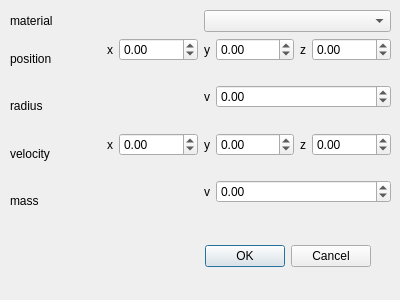
<?xml version="1.0" encoding="UTF-8"?>
<ui version="4.0">
 <class>SphereParaEdit</class>
 <widget class="QDialog" name="SphereParaEdit">
  <property name="geometry">
   <rect>
    <x>0</x>
    <y>0</y>
    <width>400</width>
    <height>300</height>
   </rect>
  </property>
  <property name="windowTitle">
   <string>Edit Sphere</string>
  </property>
  <widget class="QDialogButtonBox" name="buttonBox">
   <property name="geometry">
    <rect>
     <x>30</x>
     <y>240</y>
     <width>341</width>
     <height>32</height>
    </rect>
   </property>
   <property name="orientation">
    <enum>Qt::Horizontal</enum>
   </property>
   <property name="standardButtons">
    <set>QDialogButtonBox::Cancel|QDialogButtonBox::Ok</set>
   </property>
  </widget>
  <widget class="QWidget" name="gridLayoutWidget">
   <property name="geometry">
    <rect>
     <x>10</x>
     <y>10</y>
     <width>381</width>
     <height>211</height>
    </rect>
   </property>
   <layout class="QGridLayout" name="gridLayout">
    <item row="1" column="0">
     <widget class="QLabel" name="label_2">
      <property name="text">
       <string>position</string>
      </property>
     </widget>
    </item>
    <item row="1" column="2">
     <layout class="QFormLayout" name="formLayout_3">
      <item row="0" column="0" colspan="2">
       <layout class="QFormLayout" name="formLayout_5">
        <item row="0" column="0">
         <widget class="QLabel" name="xLabel_2">
          <property name="text">
           <string>y</string>
          </property>
         </widget>
        </item>
        <item row="0" column="1">
         <widget class="QDoubleSpinBox" name="xDoubleSpinBox_2">
          <property name="minimum">
           <double>-100.000000000000000</double>
          </property>
         </widget>
        </item>
       </layout>
      </item>
     </layout>
    </item>
    <item row="3" column="3">
     <layout class="QFormLayout" name="formLayout_10">
      <item row="0" column="0">
       <widget class="QLabel" name="xLabel_7">
        <property name="text">
         <string>z</string>
        </property>
       </widget>
      </item>
      <item row="0" column="1">
       <widget class="QDoubleSpinBox" name="xDoubleSpinBox_7">
        <property name="minimum">
         <double>-100.000000000000000</double>
        </property>
       </widget>
      </item>
     </layout>
    </item>
    <item row="1" column="1">
     <layout class="QFormLayout" name="formLayout">
      <item row="0" column="0">
       <widget class="QLabel" name="xLabel">
        <property name="text">
         <string>x</string>
        </property>
       </widget>
      </item>
      <item row="0" column="1">
       <widget class="QDoubleSpinBox" name="xDoubleSpinBox">
        <property name="minimum">
         <double>-100.000000000000000</double>
        </property>
       </widget>
      </item>
     </layout>
    </item>
    <item row="0" column="0">
     <widget class="QLabel" name="label">
      <property name="text">
       <string>material</string>
      </property>
     </widget>
    </item>
    <item row="3" column="1">
     <layout class="QFormLayout" name="formLayout_8">
      <item row="0" column="0">
       <widget class="QLabel" name="xLabel_5">
        <property name="text">
         <string>x</string>
        </property>
       </widget>
      </item>
      <item row="0" column="1">
       <widget class="QDoubleSpinBox" name="xDoubleSpinBox_5">
        <property name="minimum">
         <double>-100.000000000000000</double>
        </property>
       </widget>
      </item>
     </layout>
    </item>
    <item row="3" column="0">
     <widget class="QLabel" name="label_4">
      <property name="text">
       <string>velocity</string>
      </property>
     </widget>
    </item>
    <item row="1" column="3">
     <layout class="QFormLayout" name="formLayout_4">
      <item row="0" column="0" colspan="2">
       <layout class="QFormLayout" name="formLayout_6">
        <item row="0" column="0">
         <widget class="QLabel" name="xLabel_3">
          <property name="text">
           <string>z</string>
          </property>
         </widget>
        </item>
        <item row="0" column="1">
         <widget class="QDoubleSpinBox" name="xDoubleSpinBox_3">
          <property name="minimum">
           <double>-100.000000000000000</double>
          </property>
         </widget>
        </item>
       </layout>
      </item>
     </layout>
    </item>
    <item row="2" column="2" colspan="2">
     <layout class="QFormLayout" name="formLayout_7">
      <item row="0" column="0">
       <widget class="QLabel" name="xLabel_4">
        <property name="text">
         <string>v</string>
        </property>
       </widget>
      </item>
      <item row="0" column="1">
       <widget class="QDoubleSpinBox" name="xDoubleSpinBox_4">
        <property name="minimum">
         <double>-100.000000000000000</double>
        </property>
       </widget>
      </item>
     </layout>
    </item>
    <item row="4" column="0">
     <widget class="QLabel" name="label_5">
      <property name="text">
       <string>mass</string>
      </property>
     </widget>
    </item>
    <item row="2" column="0">
     <widget class="QLabel" name="label_3">
      <property name="text">
       <string>radius</string>
      </property>
     </widget>
    </item>
    <item row="3" column="2">
     <layout class="QFormLayout" name="formLayout_9">
      <item row="0" column="0">
       <widget class="QLabel" name="xLabel_6">
        <property name="text">
         <string>y</string>
        </property>
       </widget>
      </item>
      <item row="0" column="1">
       <widget class="QDoubleSpinBox" name="xDoubleSpinBox_6">
        <property name="minimum">
         <double>-100.000000000000000</double>
        </property>
       </widget>
      </item>
     </layout>
    </item>
    <item row="4" column="2" colspan="2">
     <layout class="QFormLayout" name="formLayout_11">
      <item row="0" column="0">
       <widget class="QLabel" name="xLabel_8">
        <property name="text">
         <string>v</string>
        </property>
       </widget>
      </item>
      <item row="0" column="1">
       <widget class="QDoubleSpinBox" name="xDoubleSpinBox_8">
        <property name="minimum">
         <double>-100.000000000000000</double>
        </property>
       </widget>
      </item>
     </layout>
    </item>
    <item row="0" column="2" colspan="2">
     <widget class="QComboBox" name="comboBox"/>
    </item>
   </layout>
  </widget>
 </widget>
 <resources/>
 <connections>
  <connection>
   <sender>buttonBox</sender>
   <signal>accepted()</signal>
   <receiver>SphereParaEdit</receiver>
   <slot>accept()</slot>
   <hints>
    <hint type="sourcelabel">
     <x>248</x>
     <y>254</y>
    </hint>
    <hint type="destinationlabel">
     <x>157</x>
     <y>274</y>
    </hint>
   </hints>
  </connection>
  <connection>
   <sender>buttonBox</sender>
   <signal>rejected()</signal>
   <receiver>SphereParaEdit</receiver>
   <slot>reject()</slot>
   <hints>
    <hint type="sourcelabel">
     <x>316</x>
     <y>260</y>
    </hint>
    <hint type="destinationlabel">
     <x>286</x>
     <y>274</y>
    </hint>
   </hints>
  </connection>
 </connections>
</ui>
